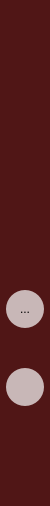
     <widget class="QWidget" name="icons_widget" native="true">
      <property name="maximumSize">
       <size>
        <width>50</width>
        <height>16777215</height>
       </size>
      </property>
      <property name="styleSheet">
       <string notr="true">QWidget{
	background-color: rgb(80, 22, 22);
}

QPushButton {
	border: none;
	height: 50px;
	width: 50px;
}

QPushButton::checked {
	background-color: rgb(182, 82, 93);
}

QToolButton#lock_button,
QToolButton#update_button {
	background-color: rgb(200, 183, 183);
	height: 35px;
	width: 35px;
	border: 0px solid rgb(182, 82, 93);
	border-radius: 19px;
}

QToolButton#lock_button::checked {
	background-color: rgb(182, 82, 93);
}</string>
      </property>
      <layout class="QVBoxLayout" name="verticalLayout_3">
       <property name="spacing">
        <number>0</number>
       </property>
       <property name="leftMargin">
        <number>0</number>
       </property>
       <property name="topMargin">
        <number>0</number>
       </property>
       <property name="rightMargin">
        <number>0</number>
       </property>
       <property name="bottomMargin">
        <number>0</number>
       </property>
       <item>
        <layout class="QVBoxLayout" name="verticalLayout">
         <property name="spacing">
          <number>0</number>
         </property>
         <item>
          <widget class="QPushButton" name="home_button">
           <property name="cursor">
            <cursorShape>PointingHandCursor</cursorShape>
           </property>
           <property name="text">
            <string/>
           </property>
           <property name="icon">
            <iconset>
             <normaloff>icons/icon_home.svg</normaloff>icons/icon_home.svg</iconset>
           </property>
           <property name="iconSize">
            <size>
             <width>30</width>
             <height>30</height>
            </size>
           </property>
           <property name="checkable">
            <bool>true</bool>
           </property>
           <property name="autoExclusive">
            <bool>true</bool>
           </property>
          </widget>
         </item>
         <item>
          <widget class="QPushButton" name="add_user_button">
           <property name="cursor">
            <cursorShape>PointingHandCursor</cursorShape>
           </property>
           <property name="text">
            <string/>
           </property>
           <property name="icon">
            <iconset>
             <normaloff>icons/icon_add_user.svg</normaloff>icons/icon_add_user.svg</iconset>
           </property>
           <property name="iconSize">
            <size>
             <width>30</width>
             <height>30</height>
            </size>
           </property>
           <property name="checkable">
            <bool>true</bool>
           </property>
           <property name="autoExclusive">
            <bool>true</bool>
           </property>
          </widget>
         </item>
         <item>
          <widget class="QPushButton" name="edit_user_button">
           <property name="cursor">
            <cursorShape>PointingHandCursor</cursorShape>
           </property>
           <property name="text">
            <string/>
           </property>
           <property name="icon">
            <iconset>
             <normaloff>icons/icon_edit_user.svg</normaloff>icons/icon_edit_user.svg</iconset>
           </property>
           <property name="iconSize">
            <size>
             <width>30</width>
             <height>30</height>
            </size>
           </property>
           <property name="checkable">
            <bool>true</bool>
           </property>
           <property name="autoExclusive">
            <bool>true</bool>
           </property>
          </widget>
         </item>
         <item>
          <widget class="QPushButton" name="reset_challenge_button">
           <property name="cursor">
            <cursorShape>PointingHandCursor</cursorShape>
           </property>
           <property name="text">
            <string/>
           </property>
           <property name="icon">
            <iconset>
             <normaloff>icons/icon_price.svg</normaloff>icons/icon_price.svg</iconset>
           </property>
           <property name="iconSize">
            <size>
             <width>30</width>
             <height>30</height>
            </size>
           </property>
           <property name="checkable">
            <bool>true</bool>
           </property>
           <property name="autoExclusive">
            <bool>true</bool>
           </property>
          </widget>
         </item>
         <item>
          <widget class="QPushButton" name="edit_info_button">
           <property name="cursor">
            <cursorShape>PointingHandCursor</cursorShape>
           </property>
           <property name="text">
            <string/>
           </property>
           <property name="icon">
            <iconset>
             <normaloff>icons/icon_edit.svg</normaloff>icons/icon_edit.svg</iconset>
           </property>
           <property name="iconSize">
            <size>
             <width>30</width>
             <height>30</height>
            </size>
           </property>
           <property name="checkable">
            <bool>true</bool>
           </property>
           <property name="autoExclusive">
            <bool>true</bool>
           </property>
          </widget>
         </item>
         <item>
          <spacer name="verticalSpacer">
           <property name="orientation">
            <enum>Qt::Orientation::Vertical</enum>
           </property>
           <property name="sizeHint" stdset="0">
            <size>
             <width>20</width>
             <height>40</height>
            </size>
           </property>
          </spacer>
         </item>
         <item>
          <layout class="QHBoxLayout" name="horizontalLayout_6">
           <item>
            <widget class="QToolButton" name="lock_button">
             <property name="enabled">
              <bool>true</bool>
             </property>
             <property name="cursor">
              <cursorShape>PointingHandCursor</cursorShape>
             </property>
             <property name="text">
              <string>...</string>
             </property>
             <property name="icon">
              <iconset>
               <normaloff>icons/icon_locked.svg</normaloff>
               <disabledoff>icons/icon_locked.svg</disabledoff>
               <activeon>icons/icon_unlocked.svg</activeon>icons/icon_locked.svg</iconset>
             </property>
             <property name="iconSize">
              <size>
               <width>25</width>
               <height>25</height>
              </size>
             </property>
             <property name="checkable">
              <bool>true</bool>
             </property>
             <property name="checked">
              <bool>false</bool>
             </property>
            </widget>
           </item>
          </layout>
         </item>
         <item>
          <spacer name="verticalSpacer_5">
           <property name="orientation">
            <enum>Qt::Orientation::Vertical</enum>
           </property>
           <property name="sizeHint" stdset="0">
            <size>
             <width>20</width>
             <height>40</height>
            </size>
           </property>
          </spacer>
         </item>
         <item>
          <layout class="QHBoxLayout" name="horizontalLayout_9">
           <item>
            <widget class="QToolButton" name="update_button">
             <property name="cursor">
              <cursorShape>PointingHandCursor</cursorShape>
             </property>
             <property name="text">
              <string/>
             </property>
             <property name="icon">
              <iconset>
               <normaloff>icons/icon_update.svg</normaloff>icons/icon_update.svg</iconset>
             </property>
             <property name="iconSize">
              <size>
               <width>25</width>
               <height>25</height>
              </size>
             </property>
            </widget>
           </item>
          </layout>
         </item>
         <item>
          <widget class="QPushButton" name="settings_button">
           <property name="cursor">
            <cursorShape>PointingHandCursor</cursorShape>
           </property>
           <property name="text">
            <string/>
           </property>
           <property name="icon">
            <iconset>
             <normaloff>icons/icon_settings.svg</normaloff>icons/icon_settings.svg</iconset>
           </property>
           <property name="iconSize">
            <size>
             <width>30</width>
             <height>30</height>
            </size>
           </property>
           <property name="checkable">
            <bool>true</bool>
           </property>
           <property name="autoExclusive">
            <bool>true</bool>
           </property>
          </widget>
         </item>
        </layout>
       </item>
       <item>
        <widget class="QPushButton" name="sidebar_button">
         <property name="cursor">
          <cursorShape>PointingHandCursor</cursorShape>
         </property>
         <property name="text">
          <string/>
         </property>
         <property name="icon">
          <iconset>
           <normaloff>icons/icon_expand.svg</normaloff>icons/icon_expand.svg</iconset>
         </property>
         <property name="iconSize">
          <size>
           <width>25</width>
           <height>25</height>
          </size>
         </property>
        </widget>
       </item>
      </layout>
     </widget>
